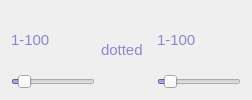
                         <widget class="QWidget" name="whole_prime_bar" native="true">
                          <layout class="QHBoxLayout" name="horizontalLayout_13">
                           <item>
                            <layout class="QVBoxLayout" name="verticalLayout_24">
                             <item>
                              <widget class="QLabel" name="whole_prime_display">
                               <property name="font">
                                <font>
                                 <pointsize>11</pointsize>
                                </font>
                               </property>
                               <property name="styleSheet">
                                <string notr="true">QLabel {
	color:rgb(137, 137, 206)
	
}</string>
                               </property>
                               <property name="text">
                                <string>1-100</string>
                               </property>
                              </widget>
                             </item>
                             <item>
                              <widget class="QSlider" name="whole_prime_slider">
                               <property name="styleSheet">
                                <string notr="true">QSlider {
	selection-background-color: rgb(137, 137, 206);
}</string>
                               </property>
                               <property name="minimum">
                                <number>0</number>
                               </property>
                               <property name="maximum">
                                <number>100</number>
                               </property>
                               <property name="pageStep">
                                <number>5</number>
                               </property>
                               <property name="value">
                                <number>9</number>
                               </property>
                               <property name="orientation">
                                <enum>Qt::Horizontal</enum>
                               </property>
                              </widget>
                             </item>
                            </layout>
                           </item>
                           <item>
                            <widget class="QLabel" name="dotted_10">
                             <property name="sizePolicy">
                              <sizepolicy hsizetype="Fixed" vsizetype="Fixed">
                               <horstretch>0</horstretch>
                               <verstretch>0</verstretch>
                              </sizepolicy>
                             </property>
                             <property name="minimumSize">
                              <size>
                               <width>50</width>
                               <height>50</height>
                              </size>
                             </property>
                             <property name="maximumSize">
                              <size>
                               <width>50</width>
                               <height>50</height>
                              </size>
                             </property>
                             <property name="font">
                              <font>
                               <pointsize>11</pointsize>
                              </font>
                             </property>
                             <property name="styleSheet">
                              <string notr="true">QLabel {
	color:rgb(137, 137, 206)
	
}</string>
                             </property>
                             <property name="text">
                              <string>dotted</string>
                             </property>
                             <property name="scaledContents">
                              <bool>true</bool>
                             </property>
                             <property name="wordWrap">
                              <bool>true</bool>
                             </property>
                            </widget>
                           </item>
                           <item>
                            <layout class="QVBoxLayout" name="verticalLayout_25">
                             <item>
                              <widget class="QLabel" name="dwhole_prime_display">
                               <property name="font">
                                <font>
                                 <pointsize>11</pointsize>
                                </font>
                               </property>
                               <property name="styleSheet">
                                <string notr="true">QLabel {
	color:rgb(137, 137, 206)
	
}</string>
                               </property>
                               <property name="text">
                                <string>1-100</string>
                               </property>
                              </widget>
                             </item>
                             <item>
                              <widget class="QSlider" name="dwhole_prime_slider">
                               <property name="styleSheet">
                                <string notr="true">QSlider {
	selection-background-color: rgb(137, 137, 206);
}</string>
                               </property>
                               <property name="minimum">
                                <number>0</number>
                               </property>
                               <property name="maximum">
                                <number>100</number>
                               </property>
                               <property name="pageStep">
                                <number>5</number>
                               </property>
                               <property name="value">
                                <number>9</number>
                               </property>
                               <property name="orientation">
                                <enum>Qt::Horizontal</enum>
                               </property>
                              </widget>
                             </item>
                            </layout>
                           </item>
                          </layout>
                         </widget>
